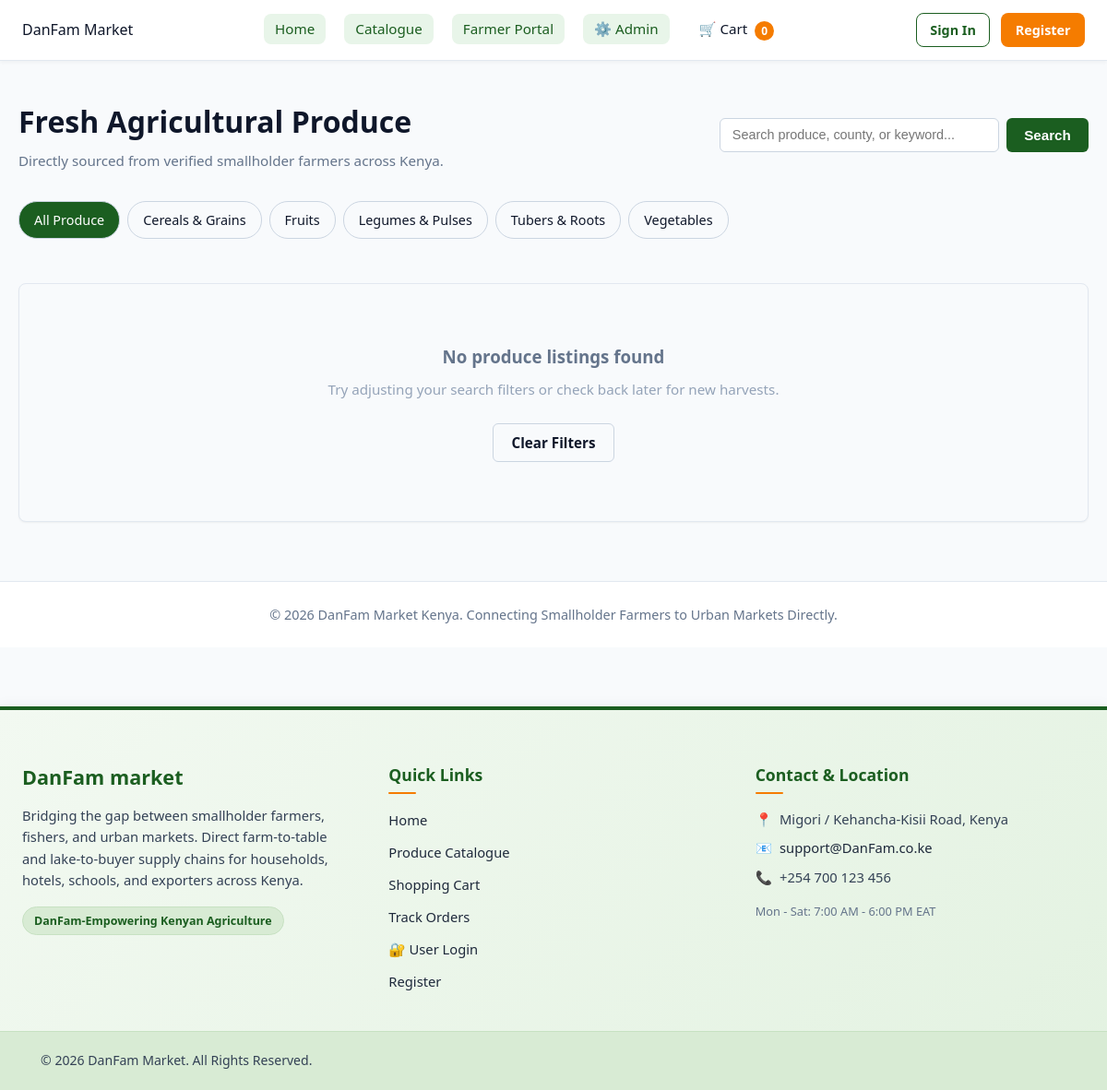
The page /catalogue.php on the database its author committed.
### tables this page shows
CREATE TABLE `categories` (
  `category_id` int(11) NOT NULL,
  `category_name` varchar(100) NOT NULL,
  `description` text DEFAULT NULL,
  `created_at` timestamp NOT NULL DEFAULT current_timestamp()
);

### catalogue.php (the view, shortened to what this page needs)
<?php
require_once 'functions.php';
$categories_stmt = $pdo->query("SELECT category_id, category_name FROM categories ORDER BY category_name ASC");
$categories = $categories_stmt->fetchAll();
$category_filter = isset($_GET['category']) ? intval($_GET['category']) : 0;
$search_query = isset($_GET['search']) ? trim($_GET['search']) : '';
$sql = "
    SELECT p.*, c.category_name, u.full_name AS farmer_name
    FROM produce p
    JOIN categories c ON p.category_id = c.category_id
    JOIN users u ON p.farmer_id = u.user_id
    WHERE p.status = 'Approved'
";
$params = [];
$sql .= " ORDER BY p.created_at DESC";
$stmt = $pdo->prepare($sql);
$stmt->execute($params);
$products = $stmt->fetchAll();
include 'header.php';
?>
<div class="container" style="max-width: 1200px; margin-top: 2.5rem; margin-bottom: 4rem;">
    <div style="display: flex; justify-content: space-between; align-items: center; margin-bottom: 2rem; flex-wrap: wrap; gap: 1rem;">
        <div>
            <h1 style="color: var(--dark, #0f172a); margin-bottom: 0.3rem;"> Fresh Agricultural Produce</h1>
            <p style="color: var(--text-muted, #64748b); font-size: 0.95rem;">Directly sourced from verified smallholder farmers across Kenya.</p>
        </div>
        <form action="catalogue.php" method="GET" style="display: flex; gap: 0.5rem; max-width: 400px; width: 100%;">
            <input type="text" name="search" value="<?= htmlspecialchars($search_query) ?>" placeholder="Search produce, county, or keyword..." style="flex: 1; padding: 0.6rem 0.8rem; border: 1px solid #cbd5e1; border-radius: 6px; font-size: 0.9rem;">
            <button type="submit" class="btn btn-accent" style="padding: 0.6rem 1.2rem; background: #1b5e20; color: white; border: none; border-radius: 6px; font-weight: 600; cursor: pointer;">Search</button>
        </form>
    </div>
    <div style="display: flex; gap: 0.5rem; overflow-x: auto; padding-bottom: 1rem; margin-bottom: 2rem; white-space: nowrap;">
        <a href="catalogue.php" style="padding: 0.5rem 1rem; border-radius: 20px; font-size: 0.9rem; text-decoration: none; background: <?= $category_filter === 0 && $search_query === '' ? '#1b5e20' : '#f8fafc' ?>; color: <?= $category_filter === 0 && $search_query === '' ? '#fff' : '#0f172a' ?>; border: 1px solid #cbd5e1;">
            All Produce
        </a>
        <?php foreach ($categories as $cat): ?>
            <a href="catalogue.php?category=<?= (int)$cat['category_id'] ?>" style="padding: 0.5rem 1rem; border-radius: 20px; font-size: 0.9rem; text-decoration: none; background: <?= $category_filter === (int)$cat['category_id'] ? '#1b5e20' : '#f8fafc' ?>; color: <?= $category_filter === (int)$cat['category_id'] ? '#fff' : '#0f172a' ?>; border: 1px solid #cbd5e1;">
                <?= htmlspecialchars($cat['category_name']) ?>
            </a>
        <?php endforeach; ?>
    </div>
    <?php if (empty($products)): ?>
        <div class="card card-body" style="text-align: center; padding: 4rem 2rem; background: #f8fafc; border-radius: 8px;">
            <h3 style="color: #64748b; margin-bottom: 0.5rem;">No produce listings found</h3>
            <p style="color: #94a3b8; font-size: 0.95rem; margin-bottom: 1.5rem;">Try adjusting your search filters or check back later for new harvests.</p>
            <a href="catalogue.php" class="btn btn-outline" style="padding: 0.5rem 1.2rem; display: inline-block; text-decoration: none; border: 1px solid #cbd5e1; border-radius: 6px; color: #0f172a;">Clear Filters</a>
        </div>
    <?php endif; ?>
</div>
<footer style="margin-top: 3rem; padding: 1.5rem; text-align: center; border-top: 1px solid #e2e8f0; background: #fff;">
    <p style="color: #64748b; font-size: 0.9rem;">&copy; 2026 DanFam Market Kenya. Connecting Smallholder Farmers to Urban Markets Directly.</p>
</footer>
<?php include 'footer.php'; ?>

### style.css (style rules this page uses)
:root { --primary: #1b5e20; --primary-light: #2e7d32; --primary-soft: #e8f5e9; --accent: #f57c00; --accent-hover: #e65100; --accent-soft: #fff3e0; --dark: #0f172a; --text-muted: #64748b; --gray-bg: #f8fafc; --gray-light: #f1f5f9; --gray-border: #e2e8f0; --white: #ffffff; --status-placed: #0284c7; --status-placed-bg: #e0f2fe; --status-confirmed: #059669; --status-confirmed-bg: #d1fae5; --status-dispatched: #d97706; --status-dispatched-bg: #fef3c7; --status-delivered: #15803d; --status-delivered-bg: #dcfce7; --status-rejected: #dc2626; --status-rejected-bg: #fee2e2; --radius: 8px; --radius-lg: 14px; --shadow-sm: 0 1px 2px 0 rgba(0, 0, 0, 0.05); --shadow-md: 0 4px 6px -1px rgba(0, 0, 0, 0.1), 0 2px 4px -1px rgba(0, 0, 0, 0.06); --shadow-lg: 0 10px 15px -3px rgba(0, 0, 0, 0.1), 0 4px 6px -2px rgba(0, 0, 0, 0.05); --transition: all 0.2s cubic-bezier(0.4, 0, 0.2, 1); }
*, *::before, *::after { box-sizing: border-box; margin: 0; padding: 0; }
body { font-family: 'Segoe UI', system-ui, -apple-system, BlinkMacSystemFont, Roboto, sans-serif; background-color: var(--gray-bg); color: var(--dark); line-height: 1.6; font-size: 1rem; -webkit-font-smoothing: antialiased; }
a { color: var(--primary); text-decoration: none; transition: var(--transition); }
.container { width: 100%; max-width: 1200px; margin: 0 auto; padding: 0 1.25rem; }
.btn { display: inline-flex; align-items: center; justify-content: center; gap: 0.5rem; padding: 0.65rem 1.35rem; font-size: 0.95rem; font-weight: 600; border-radius: var(--radius); border: 1px solid transparent; cursor: pointer; text-decoration: none; transition: var(--transition); text-align: center; white-space: nowrap; }
.btn-accent { background-color: var(--accent); color: var(--white); }
.btn-outline { background-color: transparent; border-color: var(--primary); color: var(--primary); }
.card { background-color: var(--white); border: 1px solid var(--gray-border); border-radius: var(--radius-lg); box-shadow: var(--shadow-sm); overflow: hidden; transition: var(--transition); }
.card-body { padding: 1.5rem; }

### rows shown on the page
categories: category_name "Cereals & Grains"
categories: category_name "Fruits"
categories: category_name "Legumes & Pulses"
categories: category_name "Tubers & Roots"
categories: category_name "Vegetables"
